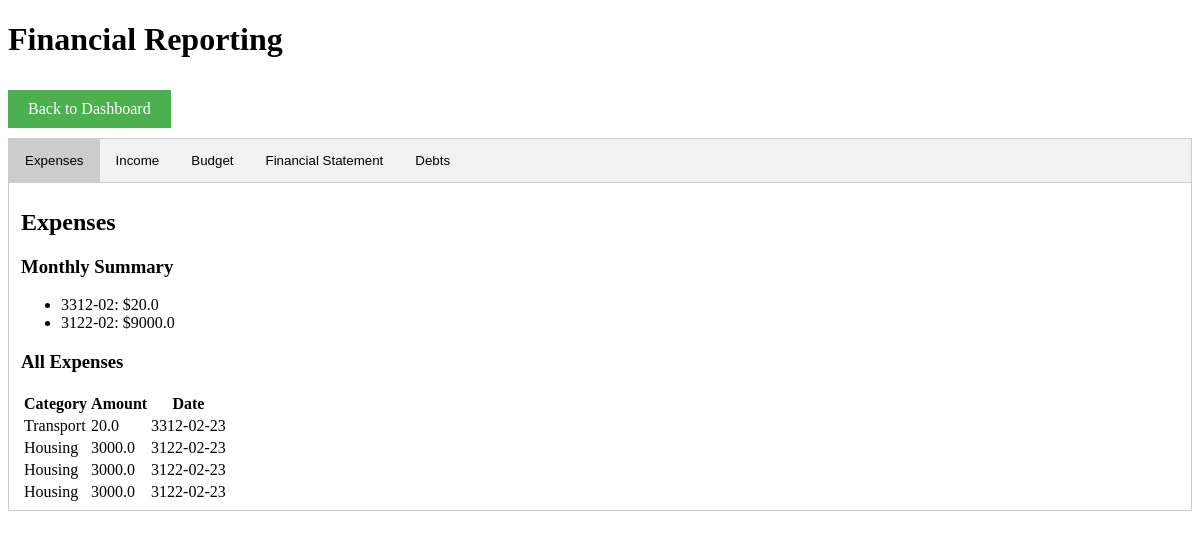
The app's page /reporting (signed in) with its own data.
### tables this page shows
CREATE TABLE expenses (
                id INTEGER PRIMARY KEY AUTOINCREMENT,
                username TEXT,
                category TEXT,
                expense_name TEXT,
                amount REAL,
                payment_method TEXT,
                date TEXT,
                tags TEXT,
                attachments TEXT,
                FOREIGN KEY(username) REFERENCES users(id)
            );

### app.py (the view)
@app.route('/reporting')
def reporting():
    current_user = get_current_user()
    if not current_user:
        return redirect(url_for('login'))
    c.execute("SELECT category, amount, date FROM expenses WHERE username=? ORDER BY date DESC", (current_user,))
    expenses = c.fetchall()
    c.execute("""
        SELECT strftime('%Y-%m', date) as month, SUM(amount) as total
        FROM expenses
        WHERE username=?
        GROUP BY month
        ORDER BY month DESC
    """, (current_user,))
    monthly_expense_summary = c.fetchall()
    c.execute("SELECT source, amount, date FROM incomes WHERE username=? ORDER BY date DESC", (current_user,))
    incomes = c.fetchall()
    c.execute("""
        SELECT strftime('%Y-%m', date) as month, SUM(amount) as total
        FROM incomes
        WHERE username=?
        GROUP BY month
        ORDER BY month DESC
    """, (current_user,))
    monthly_income_summary = c.fetchall()
    c.execute("SELECT category, budget_amount FROM budgets WHERE username=?", (current_user,))
    budgets = c.fetchall()
    c.execute("""
        SELECT category, SUM(amount) as total_spent
        FROM expenses
        WHERE username=?
        GROUP BY category
    """, (current_user,))
    expenses_per_category = c.fetchall()
    c.execute("SELECT SUM(amount) FROM incomes WHERE username=?", (current_user,))
    total_income = c.fetchone()[0] or 0
    c.execute("SELECT SUM(amount) FROM expenses WHERE username=?", (current_user,))
    total_expenses = c.fetchone()[0] or 0
    balance = total_income - total_expenses
    c.execute("SELECT name, initial_amount, remaining_amount FROM debts WHERE username=?", (current_user,))
    debts = c.fetchall()
    return render_template('reporting.html', expenses=expenses, monthly_expense_summary=monthly_expense_summary,
                           incomes=incomes, monthly_income_summary=monthly_income_summary, budgets=budgets,
                           expenses_per_category=expenses_per_category, total_income=total_income,
                           total_expenses=total_expenses, balance=balance, debts=debts)

### app.py (called while the page is built)
def get_current_user():
    return session['username'] if 'username' in session else None

### templates/reporting.html (shortened to what this page needs)
<!DOCTYPE html>
<html>
<head>
</head>
<body>
<h1>Financial Reporting</h1>
<a href="{{ url_for('main') }}" class="back-button">Back to Dashboard</a>
<div class="tab">
  <button class="tablinks" onclick="openReport(event, 'Expenses')" id="defaultOpen">Expenses</button>
  <button class="tablinks" onclick="openReport(event, 'Income')">Income</button>
  <button class="tablinks" onclick="openReport(event, 'Budget')">Budget</button>
  <button class="tablinks" onclick="openReport(event, 'FinancialStatement')">Financial Statement</button>
  <button class="tablinks" onclick="openReport(event, 'Debts')">Debts</button>
</div>
<div id="Expenses" class="tabcontent">
  <h2>Expenses</h2>
  <h3>Monthly Summary</h3>
  <ul>
      {% for month, total in monthly_expense_summary %}
          <li>{{ month }}: ${{ total }}</li>
      {% endfor %}
  </ul>
  <h3>All Expenses</h3>
  <table>
      <tr>
          <th>Category</th>
          <th>Amount</th>
          <th>Date</th>
      </tr>
      {% for category, amount, date in expenses %}
          <tr>
              <td>{{ category }}</td>
              <td>{{ amount }}</td>
              <td>{{ date }}</td>
          </tr>
      {% endfor %}
  </table>
</div>
</body>
</html>

### templates/reporting.html (style rules this page uses)
.tab { overflow: hidden; border: 1px solid #ccc; background-color: #f1f1f1; }
.tab button { background-color: inherit; float: left; border: none; outline: none; cursor: pointer; padding: 14px 16px; transition: 0.3s; }
.tab button.active { background-color: #ccc; }
.tabcontent { display: none; padding: 6px 12px; border: 1px solid #ccc; border-top: none; }
.back-button { background-color: #4CAF50; color: white; padding: 10px 20px; text-align: center; text-decoration: none; display: inline-block; margin: 10px 0; cursor: pointer; }

### records on screen
expenses: category "Transport", amount "20.0", date "3312-02-23"
expenses: category "Housing", amount "3000.0", date "3122-02-23"
expenses: category "Housing", amount "3000.0", date "3122-02-23"
expenses: category "Housing", amount "3000.0", date "3122-02-23"

### other values on screen
{{ month }} "3312-02" "3122-02"
{{ total }} "20.0" "9000.0"
